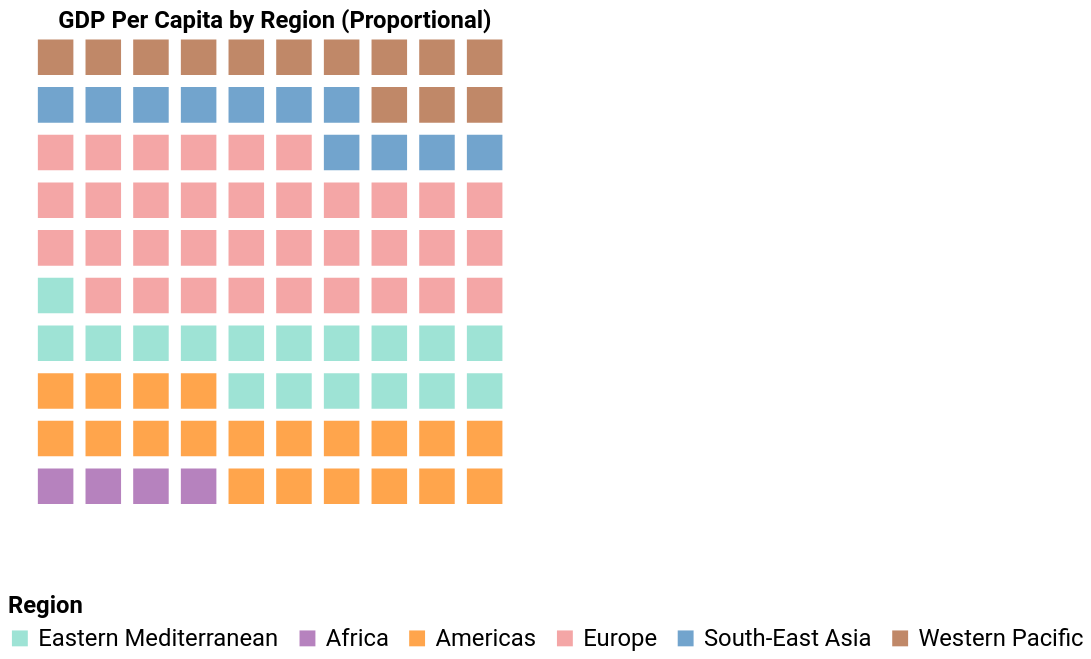

Express this chart as Vega-Lite.
### Vega-Lite specification from a JSON file in a GitHub repository (floating-point values rounded to 4 significant figures)
{"$schema": "https://vega.github.io/schema/vega-lite/v5.json", "description": "Waffle chart showing GDP per capita by region", "width": 300, "height": 300, "data": {"values": [{"Region": "Africa", "Square Count": 1, "row": 1, "column": 1}, {"Region": "Africa", "Square Count": 2, "row": 1, "column": 2}, {"Region": "Africa", "Square Count": 3, "row": 1, "column": 3}, {"Region": "Africa", "Square Count": 4, "row": 1, "column": 4}, {"Region": "Americas", "Square Count": 5, "row": 1, "column": 5}, {"Region": "Americas", "Square Count": 6, "row": 1, "column": 6}, {"Region": "Americas", "Square Count": 7, "row": 1, "column": 7}, {"Region": "Americas", "Square Count": 8, "row": 1, "column": 8}, {"Region": "Americas", "Square Count": 9, "row": 1, "column": 9}, {"Region": "Americas", "Square Count": 10, "row": 1, "column": 10}, {"Region": "Americas", "Square Count": 11, "row": 2, "column": 1}, {"Region": "Americas", "Square Count": 12, "row": 2, "column": 2}, {"Region": "Americas", "Square Count": 13, "row": 2, "column": 3}, {"Region": "Americas", "Square Count": 14, "row": 2, "column": 4}, {"Region": "Americas", "Square Count": 15, "row": 2, "column": 5}, {"Region": "Americas", "Square Count": 16, "row": 2, "column": 6}, {"Region": "Americas", "Square Count": 17, "row": 2, "column": 7}, {"Region": "Americas", "Square Count": 18, "row": 2, "column": 8}, {"Region": "Americas", "Square Count": 19, "row": 2, "column": 9}, {"Region": "Americas", "Square Count": 20, "row": 2, "column": 10}, {"Region": "Americas", "Square Count": 21, "row": 3, "column": 1}, {"Region": "Americas", "Square Count": 22, "row": 3, "column": 2}, {"Region": "Americas", "Square Count": 23, "row": 3, "column": 3}, {"Region": "Americas", "Square Count": 24, "row": 3, "column": 4}, {"Region": "Eastern Mediterranean", "Square Count": 25, "row": 3, "column": 5}, {"Region": "Eastern Mediterranean", "Square Count": 26, "row": 3, "column": 6}, {"Region": "Eastern Mediterranean", "Square Count": 27, "row": 3, "column": 7}, {"Region": "Eastern Mediterranean", "Square Count": 28, "row": 3, "column": 8}, {"Region": "Eastern Mediterranean", "Square Count": 29, "row": 3, "column": 9}, {"Region": "Eastern Mediterranean", "Square Count": 30, "row": 3, "column": 10}, {"Region": "Eastern Mediterranean", "Square Count": 31, "row": 4, "column": 1}, {"Region": "Eastern Mediterranean", "Square Count": 32, "row": 4, "column": 2}, {"Region": "Eastern Mediterranean", "Square Count": 33, "row": 4, "column": 3}, {"Region": "Eastern Mediterranean", "Square Count": 34, "row": 4, "column": 4}, {"Region": "Eastern Mediterranean", "Square Count": 35, "row": 4, "column": 5}, {"Region": "Eastern Mediterranean", "Square Count": 36, "row": 4, "column": 6}, {"Region": "Eastern Mediterranean", "Square Count": 37, "row": 4, "column": 7}, {"Region": "Eastern Mediterranean", "Square Count": 38, "row": 4, "column": 8}, {"Region": "Eastern Mediterranean", "Square Count": 39, "row": 4, "column": 9}, {"Region": "Eastern Mediterranean", "Square Count": 40, "row": 4, "column": 10}, {"Region": "Eastern Mediterranean", "Square Count": 41, "row": 5, "column": 1}, {"Region": "Europe", "Square Count": 42, "row": 5, "column": 2}, {"Region": "Europe", "Square Count": 43, "row": 5, "column": 3}, {"Region": "Europe", "Square Count": 44, "row": 5, "column": 4}, {"Region": "Europe", "Square Count": 45, "row": 5, "column": 5}, {"Region": "Europe", "Square Count": 46, "row": 5, "column": 6}, {"Region": "Europe", "Square Count": 47, "row": 5, "column": 7}, {"Region": "Europe", "Square Count": 48, "row": 5, "column": 8}, {"Region": "Europe", "Square Count": 49, "row": 5, "column": 9}, {"Region": "Europe", "Square Count": 50, "row": 5, "column": 10}, {"Region": "Europe", "Square Count": 51, "row": 6, "column": 1}, {"Region": "Europe", "Square Count": 52, "row": 6, "column": 2}, {"Region": "Europe", "Square Count": 53, "row": 6, "column": 3}, {"Region": "Europe", "Square Count": 54, "row": 6, "column": 4}, {"Region": "Europe", "Square Count": 55, "row": 6, "column": 5}, {"Region": "Europe", "Square Count": 56, "row": 6, "column": 6}, {"Region": "Europe", "Square Count": 57, "row": 6, "column": 7}, {"Region": "Europe", "Square Count": 58, "row": 6, "column": 8}, {"Region": "Europe", "Square Count": 59, "row": 6, "column": 9}, {"Region": "Europe", "Square Count": 60, "row": 6, "column": 10}, {"Region": "Europe", "Square Count": 61, "row": 7, "column": 1}, {"Region": "Europe", "Square Count": 62, "row": 7, "column": 2}, {"Region": "Europe", "Square Count": 63, "row": 7, "column": 3}, {"Region": "Europe", "Square Count": 64, "row": 7, "column": 4}, {"Region": "Europe", "Square Count": 65, "row": 7, "column": 5}, {"Region": "Europe", "Square Count": 66, "row": 7, "column": 6}, {"Region": "Europe", "Square Count": 67, "row": 7, "column": 7}, {"Region": "Europe", "Square Count": 68, "row": 7, "column": 8}, {"Region": "Europe", "Square Count": 69, "row": 7, "column": 9}, {"Region": "Europe", "Square Count": 70, "row": 7, "column": 10}, {"Region": "Europe", "Square Count": 71, "row": 8, "column": 1}, {"Region": "Europe", "Square Count": 72, "row": 8, "column": 2}, {"Region": "Europe", "Square Count": 73, "row": 8, "column": 3}, {"Region": "Europe", "Square Count": 74, "row": 8, "column": 4}, {"Region": "Europe", "Square Count": 75, "row": 8, "column": 5}, {"Region": "Europe", "Square Count": 76, "row": 8, "column": 6}, {"Region": "South-East Asia", "Square Count": 77, "row": 8, "column": 7}, {"Region": "South-East Asia", "Square Count": 78, "row": 8, "column": 8}, {"Region": "South-East Asia", "Square Count": 79, "row": 8, "column": 9}, {"Region": "South-East Asia", "Square Count": 80, "row": 8, "column": 10}, {"Region": "South-East Asia", "Square Count": 81, "row": 9, "column": 1}, {"Region": "South-East Asia", "Square Count": 82, "row": 9, "column": 2}, {"Region": "South-East Asia", "Square Count": 83, "row": 9, "column": 3}, {"Region": "South-East Asia", "Square Count": 84, "row": 9, "column": 4}, {"Region": "South-East Asia", "Square Count": 85, "row": 9, "column": 5}, {"Region": "South-East Asia", "Square Count": 86, "row": 9, "column": 6}, {"Region": "South-East Asia", "Square Count": 87, "row": 9, "column": 7}, {"Region": "Western Pacific", "Square Count": 88, "row": 9, "column": 8}, {"Region": "Western Pacific", "Square Count": 89, "row": 9, "column": 9}, {"Region": "Western Pacific", "Square Count": 90, "row": 9, "column": 10}, {"Region": "Western Pacific", "Square Count": 91, "row": 10, "column": 1}, {"Region": "Western Pacific", "Square Count": 92, "row": 10, "column": 2}, {"Region": "Western Pacific", "Square Count": 93, "row": 10, "column": 3}, {"Region": "Western Pacific", "Square Count": 94, "row": 10, "column": 4}, {"Region": "Western Pacific", "Square Count": 95, "row": 10, "column": 5}, {"Region": "Western Pacific", "Square Count": 96, "row": 10, "column": 6}, {"Region": "Western Pacific", "Square Count": 97, "row": 10, "column": 7}, {"Region": "Western Pacific", "Square Count": 98, "row": 10, "column": 8}, {"Region": "Western Pacific", "Square Count": 99, "row": 10, "column": 9}, {"Region": "Western Pacific", "Square Count": 100, "row": 10, "column": 10}]}, "layer": [{"mark": {"type": "square", "size": 500}, "encoding": {"x": {"field": "column", "type": "quantitative", "axis": null}, "y": {"field": "row", "type": "quantitative", "axis": null}, "color": {"field": "Region", "type": "nominal", "legend": {"labelFont": "Roboto", "labelFontSize": 15, "titleFont": "Roboto", "titleFontSize": 15, "title": "Region", "orient": "bottom", "offset": 38}, "scale": {"domain": ["Eastern Mediterranean", "Africa", "Americas", "Europe", "South-East Asia", "Western Pacific"], "range": ["#76D7C4", "#984ea3", "#ff7f00", "#F08080", "#377eb8", "#a65628"]}}, "tooltip": [{"field": "Region"}]}, "title": {"text": "GDP Per Capita by Region (Proportional)", "dx": 18, "orient": "top", "font": "Roboto", "fontSize": 15}}], "config": {"style": {"cell": {"stroke": "transparent"}}}}
